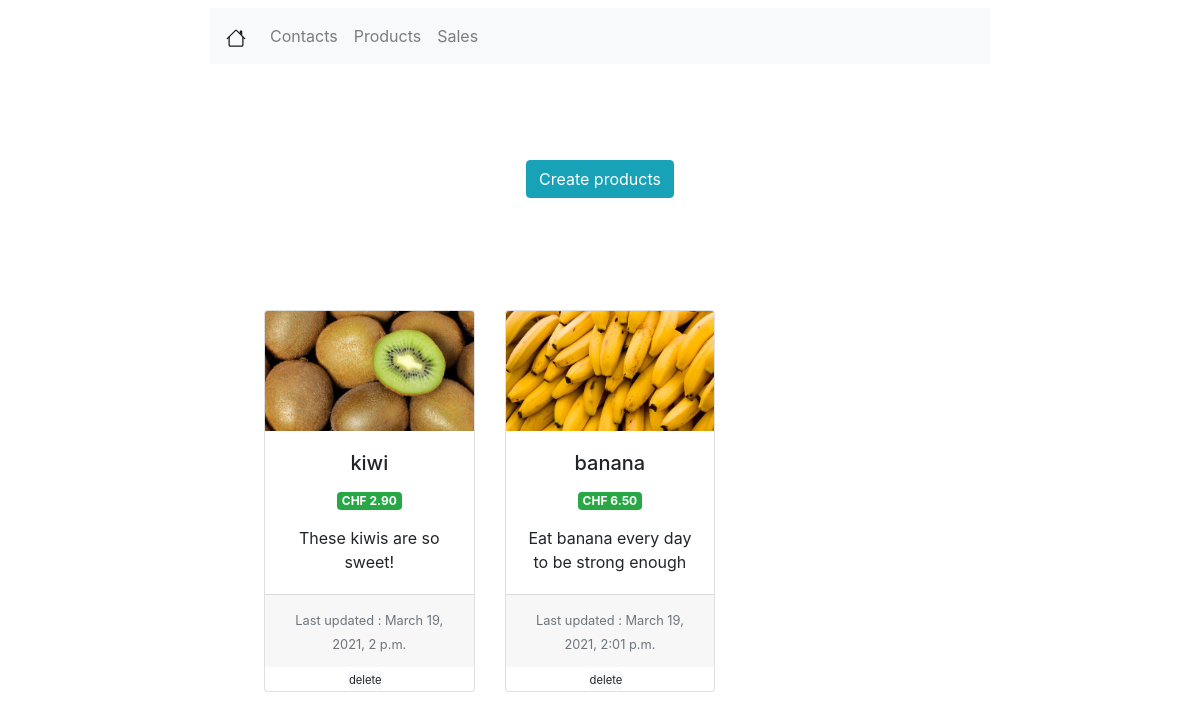
Screenshot of /products/ with the database file from the repository.
### products/models.py (models this page shows, shortened)
class Product(models.Model):
    create_at = models.DateTimeField(auto_now_add=True)
    updated_at = models.DateTimeField(auto_now=True)
    name = models.CharField(verbose_name="Nom du produit", max_length=50)
    price = models.FloatField(verbose_name="Prix du produit")
    description = models.TextField(verbose_name="Description du produit", null=True)
    picture = models.ImageField(verbose_name="Illustrations", upload_to='images')

### products/views.py (the view)
# urls.py: path('', views.ProductListView.as_view(), name='products'),
class ProductListView(generic.ListView):
    template_name = 'product/products_listview.html'
    context_object_name = 'products_list'
    model = Product

### products/templates/product/products_listview.html (shortened to what this page needs)
{% extends 'viewlist/viewlist.html' %}
{% load static %}
{% block viewlist %}
    <div class="row mx-auto mt-5 justify-content-center">
        <div class="row mx-auto mt-5 justify-content-center">
            <form class="form-inline">
                <a class="btn btn-info" href="{% url 'create-product' %}" role="button">Create products</a>
            </form>
        </div>
    </div>
    <div class="row mx-auto mt-5 justify-content-center">
        {% if products_list %}
            <div class="card-deck" style="width: 60%">
                {% for product in products_list %}
                    <div class="card text-center mt-3" style="min-width: 30%; max-width: 30%">
                        <a href="{% url 'edit-product' product.id %}">
                            <img src="{{ product.picture.url }}" class="card-img-top" alt="..."
                                 style="width: 100%; height: 10vw;
                                 object-fit: cover;">
                        </a>
                        <div class="card-body">
                            <h5 class="card-title">{{ product.name }}</h5>
                            <p class="badge badge-success">CHF {{ product.price|floatformat:2 }}</p>
                            <p class="card-text">{{ product.description }}</p>
                        </div>
                        <div class="card-footer">
                            <small class="text-muted">Last updated : {{ product.updated_at }}</small>
                        </div>
                        <div class="btn-group btn-group-sm" role="group" aria-label="Basic example"
                             style="margin: auto">
                            <form action="{% url 'delete-product' product.id %}" method="post"
                                  onsubmit="return confirm('Do you really want to delete *{{ product.name }}* from DB ?');">
                                <button class="btn btn-light mr-2" style="padding: unset; font-size: 1.4vh;">delete
                                </button>
                            </form>
                        </div>
                    </div>
                {% endfor %}
            </div>
        {% else %}
            <p>No products are available.</p>
        {% endif %}
    </div>
{% endblock %}

### rows the page displays
Product: picture (picture), name "kiwi", price "2.90", description "These kiwis are so sweet!", updated_at "March 19, 2021, 2 p.m."
Product: picture (picture), name "banana", price "6.50", description "Eat banana every day to be strong enough", updated_at "March 19, 2021, 2:01 p.m."
